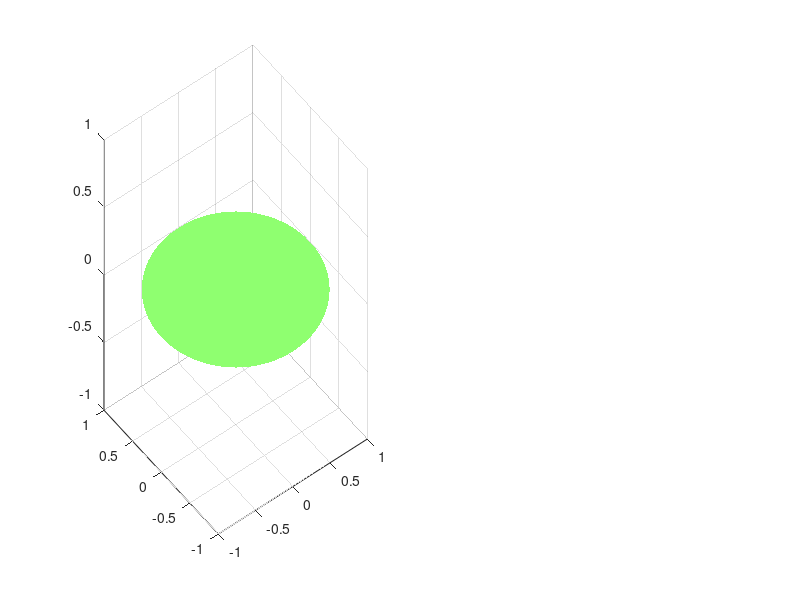

MATLAB code for this plot: (Note: this script raises an error after producing the figure.)
% DISKLAPLACE  Animate the harmonic extension on the unit disk, building
% up the solution to Laplace's equation term by term from a finite Fourier
% series on the boundary.
%
% Boundary condition:  f(theta) = sum_{j=1}^{6} (4/pi) * sin((2j-1)*theta) / (2j-1)
%   (6-term Fourier approximation of a square wave)
% Interior solution:   u(r,theta) = sum_{j=1}^{6} (4/pi) * r^n * sin(n*theta) / n
%   where n = 2j-1.  This u satisfies Laplace's equation and u|_{bdry} = f.

% 6-term square wave: nonzero modes at odd n = 1, 3, 5, 7, 9, 11
nterms = [1, 3, 5, 7, 9, 11];
N = length(nterms);
bnsq = (4/pi) ./ nterms;   % Fourier sine coefficients

% polar grid on the disk
Nr     = 80;
Ntheta = 240;
r     = linspace(0, 1, Nr);
theta = linspace(0, 2*pi, Ntheta + 1);
[R, TH] = meshgrid(r, theta);
X = R .* cos(TH);
Y = R .* sin(TH);

% fine grid for boundary curve
thfine = linspace(0, 2*pi, 800);

% precompute full 6-term boundary function for axis limits
fbdryfull = zeros(size(thfine));
for j = 1:N
    fbdryfull = fbdryfull + bnsq(j) * sin(nterms(j)*thfine);
end
zmax = max(abs(fbdryfull)) * 1.15;

% animate: frame k shows the partial sum through k Fourier modes
figure(1);
set(gcf, 'Position', [100 100 1000 480]);

for k = 0:N
    % partial sum of harmonic extension
    U = zeros(size(R));
    for j = 1:k
        n = nterms(j);
        U = U + bnsq(j) * R.^n .* sin(n*TH);
    end

    % partial sum of boundary function
    fbdry = zeros(size(thfine));
    for j = 1:k
        n = nterms(j);
        fbdry = fbdry + bnsq(j) * sin(n*thfine);
    end

    clf;

    % left panel: harmonic extension on disk (top-down view)
    subplot(1, 2, 1);
    surf(X, Y, U, 'EdgeColor', 'none');
    colormap(jet);
    clim([-zmax, zmax]);
    colorbar;
    view(2);
    axis equal;
    axis([-1.1 1.1 -1.1 1.1]);
    xlabel('x', 'FontSize', 11);
    ylabel('y', 'FontSize', 11);
    if k == 0
        title('u = 0  (no terms yet)', 'FontSize', 12);
    else
        title(sprintf('u = (sum of %d modes)', k), 'FontSize', 12);
    end

    % right panel: boundary function f(theta)
    subplot(1, 2, 2);
    plot(thfine, fbdryfull, 'Color', [0.7 0.7 0.7], 'LineWidth', 1);
    hold on;
    plot(thfine, fbdry, 'b-', 'LineWidth', 2);
    hold off;
    xlim([0, 2*pi]);
    ylim([-zmax, zmax]);
    set(gca, 'XTick', [0, pi/2, pi, 3*pi/2, 2*pi], ...
             'XTickLabel', {'0', '\pi/2', '\pi', '3\pi/2', '2\pi'});
    xlabel('\theta', 'FontSize', 12);
    ylabel('f(\theta)', 'FontSize', 12);
    if k == 0
        title('boundary: 0 terms', 'FontSize', 12);
    else
        title(sprintf('boundary: %d-term partial sum', k), 'FontSize', 12);
    end
    grid on;

    drawnow;
    pause(1.8);
end
